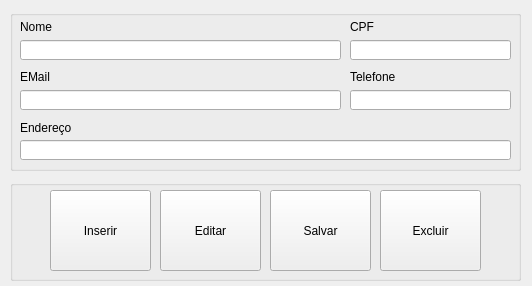
<?xml version="1.0" encoding="UTF-8"?>
<ui version="4.0">
 <class>frmCliente</class>
 <widget class="QWidget" name="frmCliente">
  <property name="geometry">
   <rect>
    <x>0</x>
    <y>0</y>
    <width>532</width>
    <height>286</height>
   </rect>
  </property>
  <property name="windowTitle">
   <string>Cadastro de Cliente</string>
  </property>
  <property name="windowIcon">
   <iconset>
    <normaloff>../Imagens/btnCadCli.png</normaloff>../Imagens/btnCadCli.png</iconset>
  </property>
  <widget class="QGroupBox" name="groupBox">
   <property name="geometry">
    <rect>
     <x>10</x>
     <y>10</y>
     <width>511</width>
     <height>161</height>
    </rect>
   </property>
   <property name="title">
    <string/>
   </property>
   <widget class="QLabel" name="label">
    <property name="geometry">
     <rect>
      <x>10</x>
      <y>10</y>
      <width>46</width>
      <height>13</height>
     </rect>
    </property>
    <property name="text">
     <string>Nome</string>
    </property>
   </widget>
   <widget class="QLabel" name="label_2">
    <property name="geometry">
     <rect>
      <x>340</x>
      <y>10</y>
      <width>46</width>
      <height>13</height>
     </rect>
    </property>
    <property name="text">
     <string>CPF</string>
    </property>
   </widget>
   <widget class="QLabel" name="lbEndereco">
    <property name="geometry">
     <rect>
      <x>10</x>
      <y>110</y>
      <width>51</width>
      <height>16</height>
     </rect>
    </property>
    <property name="text">
     <string>Endereço</string>
    </property>
   </widget>
   <widget class="QLabel" name="lbEmail">
    <property name="geometry">
     <rect>
      <x>10</x>
      <y>60</y>
      <width>46</width>
      <height>13</height>
     </rect>
    </property>
    <property name="text">
     <string>EMail</string>
    </property>
   </widget>
   <widget class="QLabel" name="label_5">
    <property name="geometry">
     <rect>
      <x>340</x>
      <y>60</y>
      <width>46</width>
      <height>13</height>
     </rect>
    </property>
    <property name="text">
     <string>Telefone</string>
    </property>
   </widget>
   <widget class="QLineEdit" name="lbNome">
    <property name="geometry">
     <rect>
      <x>10</x>
      <y>30</y>
      <width>321</width>
      <height>20</height>
     </rect>
    </property>
   </widget>
   <widget class="QLineEdit" name="lbCPF">
    <property name="geometry">
     <rect>
      <x>340</x>
      <y>30</y>
      <width>161</width>
      <height>20</height>
     </rect>
    </property>
   </widget>
   <widget class="QLineEdit" name="lbEmail_2">
    <property name="geometry">
     <rect>
      <x>10</x>
      <y>80</y>
      <width>321</width>
      <height>20</height>
     </rect>
    </property>
   </widget>
   <widget class="QLineEdit" name="lbTelefone">
    <property name="geometry">
     <rect>
      <x>340</x>
      <y>80</y>
      <width>161</width>
      <height>20</height>
     </rect>
    </property>
   </widget>
   <widget class="QLineEdit" name="lbEndereco_2">
    <property name="geometry">
     <rect>
      <x>10</x>
      <y>130</y>
      <width>491</width>
      <height>20</height>
     </rect>
    </property>
   </widget>
  </widget>
  <widget class="QGroupBox" name="groupBox_2">
   <property name="geometry">
    <rect>
     <x>10</x>
     <y>180</y>
     <width>511</width>
     <height>101</height>
    </rect>
   </property>
   <property name="title">
    <string/>
   </property>
   <widget class="QPushButton" name="btnInsert">
    <property name="geometry">
     <rect>
      <x>40</x>
      <y>10</y>
      <width>101</width>
      <height>81</height>
     </rect>
    </property>
    <property name="cursor">
     <cursorShape>PointingHandCursor</cursorShape>
    </property>
    <property name="text">
     <string>Inserir</string>
    </property>
    <property name="icon">
     <iconset>
      <normaloff>../Imagens/insert.png</normaloff>../Imagens/insert.png</iconset>
    </property>
    <property name="iconSize">
     <size>
      <width>35</width>
      <height>35</height>
     </size>
    </property>
   </widget>
   <widget class="QPushButton" name="btnEdit">
    <property name="geometry">
     <rect>
      <x>150</x>
      <y>10</y>
      <width>101</width>
      <height>81</height>
     </rect>
    </property>
    <property name="cursor">
     <cursorShape>PointingHandCursor</cursorShape>
    </property>
    <property name="text">
     <string>Editar</string>
    </property>
    <property name="icon">
     <iconset>
      <normaloff>../Imagens/edit.png</normaloff>../Imagens/edit.png</iconset>
    </property>
    <property name="iconSize">
     <size>
      <width>35</width>
      <height>35</height>
     </size>
    </property>
   </widget>
   <widget class="QPushButton" name="btnDelete">
    <property name="geometry">
     <rect>
      <x>370</x>
      <y>10</y>
      <width>101</width>
      <height>81</height>
     </rect>
    </property>
    <property name="cursor">
     <cursorShape>PointingHandCursor</cursorShape>
    </property>
    <property name="text">
     <string>Excluir</string>
    </property>
    <property name="icon">
     <iconset>
      <normaloff>../Imagens/excluir.png</normaloff>../Imagens/excluir.png</iconset>
    </property>
    <property name="iconSize">
     <size>
      <width>35</width>
      <height>35</height>
     </size>
    </property>
   </widget>
   <widget class="QPushButton" name="btnSalvar">
    <property name="geometry">
     <rect>
      <x>260</x>
      <y>10</y>
      <width>101</width>
      <height>81</height>
     </rect>
    </property>
    <property name="cursor">
     <cursorShape>PointingHandCursor</cursorShape>
    </property>
    <property name="text">
     <string>Salvar</string>
    </property>
    <property name="icon">
     <iconset>
      <normaloff>../Imagens/save.png</normaloff>../Imagens/save.png</iconset>
    </property>
    <property name="iconSize">
     <size>
      <width>35</width>
      <height>35</height>
     </size>
    </property>
   </widget>
  </widget>
 </widget>
 <resources/>
 <connections/>
</ui>
